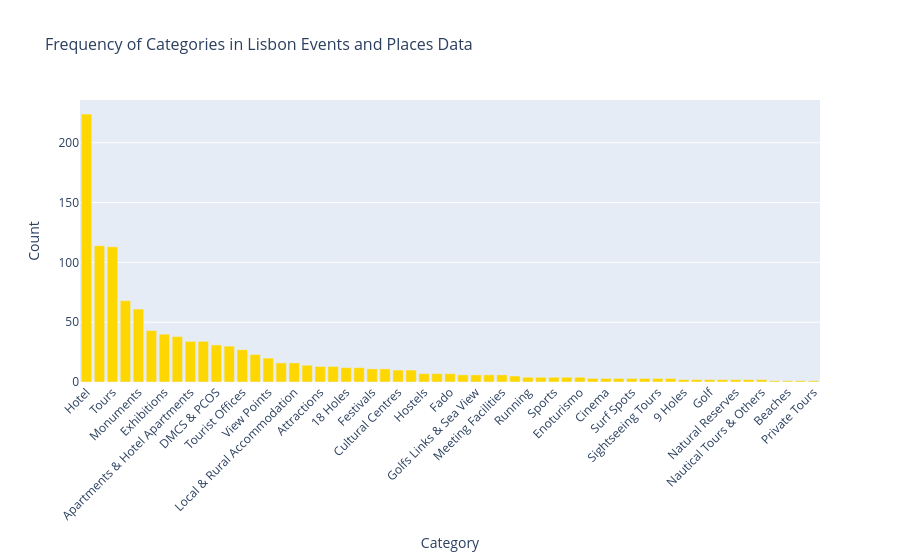

Here is the notebook cell this chart was saved with:
### Code cell
# Create a bar chart in yellow tones for Lisbon categories
fig = px.bar(combined_freq, x='Category', y='n', 
             title='Frequency of Categories in Lisbon Events and Places Data',
             labels={'n': 'Count', 'Category': 'Category'},
             color_discrete_sequence=['#FFD700', '#FFA500', '#FFFF00', '#F0E68C', '#DAA520'])  # Yellow tones

# Update layout for better appearance
fig.update_layout(
    xaxis_tickangle=-45,
    font=dict(size=12),
    title_font_size=16
)

fig.show()

### Figure 1 — Plotly figure (JSON) as saved in the notebook; plotly's stock layout.template omitted (floating-point values rounded to 4 significant figures)
{"data": [{"alignmentgroup": "True", "hovertemplate": "Category=%{x}<br>Count=%{y}<extra></extra>", "legendgroup": "", "marker": {"color": "#FFD700", "pattern": {"shape": ""}}, "name": "", "offsetgroup": "", "orientation": "v", "showlegend": false, "textposition": "auto", "type": "bar", "x": ["Hotel", "Restaurant", "Tours", "Museums", "Monuments", "Museums & Monuments", "Exhibitions", "Music", "Apartments & Hotel Apartments", "Main Events", "DMCS & PCOS", "Shopping", "Tourist Offices", "Nature", "View Points", "Tejo Cruises", "Local & Rural Accommodation", "Fairs", "Attractions", "Cultural centres & trips", "18 Holes", "Guest Houses", "Festivals", "Only in Lisbon", "Cultural Centres", "Theater Opera & Dance", "Hostels", "Venues", "Fado", "Other Sports", "Golfs Links & Sea View", "Coffee shop", "Meeting Facilities", "Family & Kids", "Running", "Others", "Sports", "Pousadas", "Enoturismo", "Camping", "Cinema", "Water Sports", "Surf Spots", "Restaurants & Cafes", "Sightseeing Tours", "Nature & Adventure Tours", "9 Holes", "Bars & Nightlife", "Golf", "Traditional Boats", "Natural Reserves", "Marinas & Ports", "Nautical Tours & Others", "Culture, Art & Architecture", "Beaches", "National Surf Reserve", "Private Tours"], "xaxis": "x", "y": [224, 114, 113, 68, 61, 43, 40, 38, 34, 34, 31, 30, 27, 23, 20, 16, 16, 14, 13, 13, 12, 12, 11, 11, 10, 10, 7, 7, 7, 6, 6, 6, 6, 5, 4, 4, 4, 4, 4, 3, 3, 3, 3, 3, 3, 3, 2, 2, 2, 2, 2, 2, 2, 1, 1, 1, 1], "yaxis": "y"}], "layout": {"barmode": "relative", "font": {"size": 12}, "legend": {"tracegroupgap": 0}, "title": {"font": {"size": 16}, "text": "Frequency of Categories in Lisbon Events and Places Data"}, "xaxis": {"anchor": "y", "domain": [0, 1], "tickangle": -45, "title": {"text": "Category"}}, "yaxis": {"anchor": "x", "domain": [0, 1], "title": {"text": "Count"}}}}
